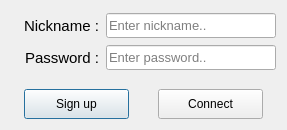
<?xml version="1.0" encoding="UTF-8"?>
<ui version="4.0">
 <class>LoginDiag</class>
 <widget class="QDialog" name="LoginDiag">
  <property name="geometry">
   <rect>
    <x>0</x>
    <y>0</y>
    <width>287</width>
    <height>130</height>
   </rect>
  </property>
  <property name="windowTitle">
   <string>Login</string>
  </property>
  <layout class="QHBoxLayout" name="horizontalLayout">
   <item>
    <layout class="QVBoxLayout" name="verticalLayout" stretch="10,4">
     <property name="spacing">
      <number>16</number>
     </property>
     <item>
      <layout class="QVBoxLayout" name="verticalLayout_2">
       <property name="spacing">
        <number>2</number>
       </property>
       <property name="topMargin">
        <number>0</number>
       </property>
       <property name="bottomMargin">
        <number>0</number>
       </property>
       <item>
        <layout class="QHBoxLayout" name="horizontalLayout_5" stretch="3,6">
         <item>
          <layout class="QHBoxLayout" name="horizontalLayout_8">
           <property name="leftMargin">
            <number>6</number>
           </property>
           <item alignment="Qt::AlignRight|Qt::AlignVCenter">
            <widget class="QLabel" name="label">
             <property name="font">
              <font>
               <family>Tahoma</family>
               <pointsize>11</pointsize>
              </font>
             </property>
             <property name="text">
              <string>Nickname : </string>
             </property>
            </widget>
           </item>
          </layout>
         </item>
         <item>
          <layout class="QHBoxLayout" name="horizontalLayout_7">
           <property name="spacing">
            <number>6</number>
           </property>
           <property name="bottomMargin">
            <number>0</number>
           </property>
           <item alignment="Qt::AlignVCenter">
            <widget class="QLineEdit" name="lineEdit">
             <property name="minimumSize">
              <size>
               <width>170</width>
               <height>25</height>
              </size>
             </property>
             <property name="maximumSize">
              <size>
               <width>170</width>
               <height>25</height>
              </size>
             </property>
             <property name="font">
              <font>
               <family>Tahoma</family>
               <pointsize>10</pointsize>
              </font>
             </property>
             <property name="text">
              <string/>
             </property>
             <property name="placeholderText">
              <string>Enter nickname..</string>
             </property>
            </widget>
           </item>
          </layout>
         </item>
        </layout>
       </item>
       <item>
        <layout class="QHBoxLayout" name="horizontalLayout_6" stretch="3,6">
         <item>
          <layout class="QHBoxLayout" name="horizontalLayout_10">
           <property name="leftMargin">
            <number>6</number>
           </property>
           <item alignment="Qt::AlignRight|Qt::AlignVCenter">
            <widget class="QLabel" name="label_2">
             <property name="font">
              <font>
               <family>Tahoma</family>
               <pointsize>11</pointsize>
              </font>
             </property>
             <property name="text">
              <string>Password : </string>
             </property>
            </widget>
           </item>
          </layout>
         </item>
         <item>
          <layout class="QHBoxLayout" name="horizontalLayout_9">
           <item alignment="Qt::AlignVCenter">
            <widget class="QLineEdit" name="lineEdit_2">
             <property name="minimumSize">
              <size>
               <width>170</width>
               <height>25</height>
              </size>
             </property>
             <property name="maximumSize">
              <size>
               <width>170</width>
               <height>25</height>
              </size>
             </property>
             <property name="font">
              <font>
               <family>Tahoma</family>
               <pointsize>10</pointsize>
              </font>
             </property>
             <property name="text">
              <string/>
             </property>
             <property name="echoMode">
              <enum>QLineEdit::Password</enum>
             </property>
             <property name="placeholderText">
              <string>Enter password..</string>
             </property>
            </widget>
           </item>
          </layout>
         </item>
        </layout>
       </item>
      </layout>
     </item>
     <item>
      <layout class="QHBoxLayout" name="horizontalLayout_2">
       <item>
        <layout class="QHBoxLayout" name="horizontalLayout_4">
         <item>
          <widget class="QPushButton" name="pushButton">
           <property name="minimumSize">
            <size>
             <width>105</width>
             <height>30</height>
            </size>
           </property>
           <property name="maximumSize">
            <size>
             <width>105</width>
             <height>30</height>
            </size>
           </property>
           <property name="text">
            <string>Sign up</string>
           </property>
          </widget>
         </item>
        </layout>
       </item>
       <item>
        <layout class="QHBoxLayout" name="horizontalLayout_3">
         <item>
          <widget class="QPushButton" name="pushButton_2">
           <property name="minimumSize">
            <size>
             <width>105</width>
             <height>30</height>
            </size>
           </property>
           <property name="maximumSize">
            <size>
             <width>105</width>
             <height>30</height>
            </size>
           </property>
           <property name="text">
            <string>Connect</string>
           </property>
          </widget>
         </item>
        </layout>
       </item>
      </layout>
     </item>
    </layout>
   </item>
  </layout>
 </widget>
 <resources/>
 <connections/>
</ui>
